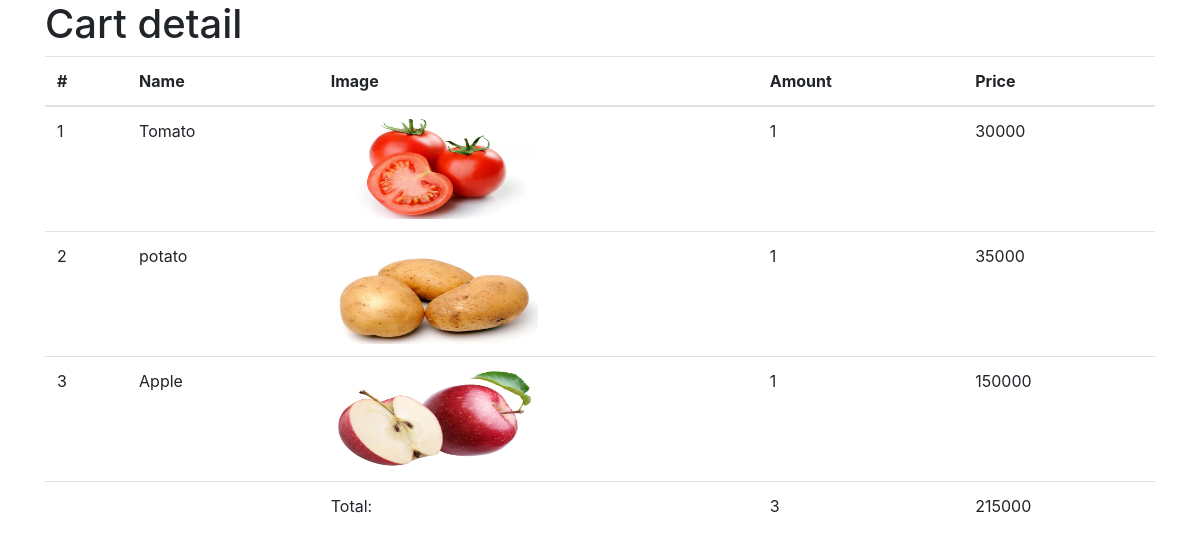
The app's page /cart/detail.php?orderid=12 (signed in) with its own data.
### tables this page shows
CREATE TABLE `orderdetail` (
  `OrderID` int(10) UNSIGNED NOT NULL,
  `VegetableID` int(10) NOT NULL,
  `Quantity` tinyint(4) NOT NULL,
  `Price` float NOT NULL
);

CREATE TABLE `vegetable` (
  `VegetableID` int(10) NOT NULL,
  `CategoryID` int(10) NOT NULL,
  `VegetableName` varchar(30) NOT NULL,
  `Unit` varchar(20) NOT NULL,
  `Amount` int(10) NOT NULL,
  `Image` varchar(50) NOT NULL,
  `Price` float NOT NULL
);

### connection.php (called while the page is built, shortened)
<?php
class connection {
    private $dbHostname = "localhost";
    private $dbUsername = "root";
    private $dbPassword = "";
    private $dbName = "market";
    public function __construct() {
        $this->conn = mysqli_connect($this->dbHostname,$this->dbUsername,$this->dbPassword,$this->dbName);
    }
}
?>

### class/order.php (called while the page is built, shortened)
<?php
class order extends connection {
    public function getOrderDetail($orderid) {
        $sql="SELECT * FROM orderdetail WHERE OrderID='$orderid'";
        $result=mysqli_query($this->conn,$sql);
        $arr=array();
        while($row=mysqli_fetch_array($result)) {
            array_push($arr,$row);
        }
        return json_encode($arr);
    }
}
?>

### class/vegetable.php (called while the page is built, shortened)
<?php
class vegetable extends connection {
    public function getByID($vegetableID) {
        $sql="SELECT * FROM vegetable WHERE VegetableID='$vegetableID'";
        $result=mysqli_query($this->conn,$sql);
        $row=mysqli_fetch_array($result);
        return json_encode($row);
    }
}
?>

### cart/detail.php (the view, shortened to what this page needs)
<!DOCTYPE html>
<html lang="en">
<head>
    <link rel="stylesheet" type="text/css" href="../css/bootstrap.css">
</head>
<body>
    <div class="container">
    <h1>Cart detail</h1>
    <table class="table">
    <thead>
      <tr>
        <th>#</th>
        <th>Name</th>
        <th>Image</th>
        <th>Amount</th>
        <th>Price</th>
      </tr>
    </thead>
    <tbody>
    <?php
    require("../connection.php");
    require("../class/vegetable.php");
    require("../class/order.php");
    $vegetable=new vegetable();
    $order=new order();
    if (isset($_GET['orderid'])) {
        $id=$_GET['orderid'];
        $t=1;
        $sl=0;
        $tong=0;
        $arr=json_decode($order->getOrderDetail($id),true);
        foreach ($arr as $key=>$value) {
            $vegeM=json_decode($vegetable->getByID($value['VegetableID']),true);
            echo '
            <tr>
                <td>'.$t.'</td>
                <td>'.$vegeM['VegetableName'].'</td>
                <td><img src="../'.$vegeM['Image'].'" class="img-fluid mx-auto" style="width: 50%;height: 100px;"></td>
                <td>'.$value['Quantity'].'</td>
                <td>'.$vegeM['Price'].'</td>
            </tr>
            ';
            $t++;
            $sl+=$value['Quantity'];
            $tong+=($value['Quantity']*$vegeM['Price']);
        }
    }
    echo '
        <tr>
            <td></td>
            <td></td>
            <td>Total:</td>
            <td>'.$sl.'</td>
            <td>'.$tong.'</td>
        </tr>
    '
    ?>
    </div>
</body>
</html>

### records on screen
orderdetail: VegetableID.VegetableName "Tomato", VegetableID.Image (picture), Quantity "1", VegetableID.Price "30000"
orderdetail: VegetableID.VegetableName "potato", VegetableID.Image (picture), Quantity "1", VegetableID.Price "35000"
orderdetail: VegetableID.VegetableName "Apple", VegetableID.Image (picture), Quantity "1", VegetableID.Price "150000"

### other values on screen
$sl "3"
$tong "215000"
